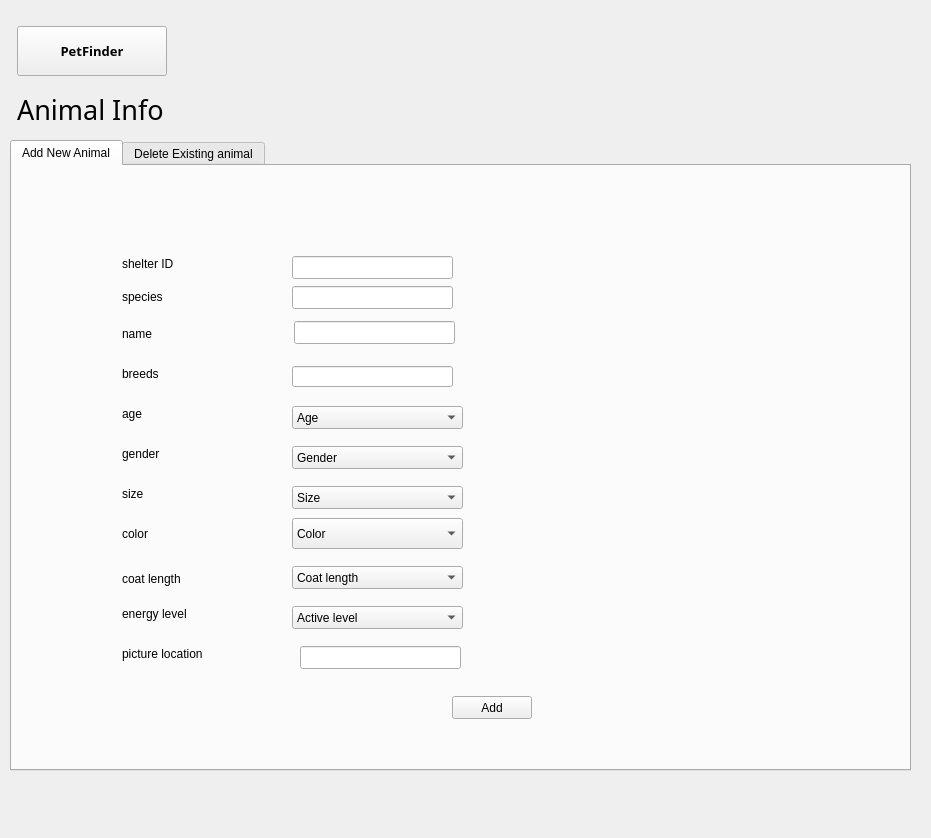
<?xml version="1.0" encoding="UTF-8"?>
<ui version="4.0">
 <class>AnimalInfos</class>
 <widget class="QWidget" name="AnimalInfos">
  <property name="geometry">
   <rect>
    <x>0</x>
    <y>0</y>
    <width>931</width>
    <height>838</height>
   </rect>
  </property>
  <property name="windowTitle">
   <string>Form</string>
  </property>
  <widget class="QTabWidget" name="tabWidget">
   <property name="geometry">
    <rect>
     <x>10</x>
     <y>140</y>
     <width>901</width>
     <height>631</height>
    </rect>
   </property>
   <property name="currentIndex">
    <number>0</number>
   </property>
   <widget class="QWidget" name="ADDNEW">
    <attribute name="title">
     <string>Add New Animal</string>
    </attribute>
    <widget class="QPushButton" name="pushButton_addAnimal">
     <property name="geometry">
      <rect>
       <x>440</x>
       <y>530</y>
       <width>80</width>
       <height>23</height>
      </rect>
     </property>
     <property name="text">
      <string>Add</string>
     </property>
    </widget>
    <widget class="QLineEdit" name="species">
     <property name="geometry">
      <rect>
       <x>280</x>
       <y>120</y>
       <width>161</width>
       <height>23</height>
      </rect>
     </property>
    </widget>
    <widget class="QComboBox" name="comboBox_Color_6">
     <property name="geometry">
      <rect>
       <x>280</x>
       <y>352</y>
       <width>171</width>
       <height>31</height>
      </rect>
     </property>
     <property name="maximumSize">
      <size>
       <width>200</width>
       <height>16777215</height>
      </size>
     </property>
     <item>
      <property name="text">
       <string>Color</string>
      </property>
     </item>
     <item>
      <property name="text">
       <string>black</string>
      </property>
     </item>
     <item>
      <property name="text">
       <string>brown</string>
      </property>
     </item>
     <item>
      <property name="text">
       <string>grey</string>
      </property>
     </item>
     <item>
      <property name="text">
       <string>white</string>
      </property>
     </item>
     <item>
      <property name="text">
       <string>mixed</string>
      </property>
     </item>
     <item>
      <property name="text">
       <string>spotted</string>
      </property>
     </item>
     <item>
      <property name="text">
       <string>stripped</string>
      </property>
     </item>
    </widget>
    <widget class="QLabel" name="label_53">
     <property name="geometry">
      <rect>
       <x>110</x>
       <y>160</y>
       <width>121</width>
       <height>16</height>
      </rect>
     </property>
     <property name="text">
      <string>name</string>
     </property>
    </widget>
    <widget class="QLabel" name="label_56">
     <property name="geometry">
      <rect>
       <x>110</x>
       <y>240</y>
       <width>121</width>
       <height>16</height>
      </rect>
     </property>
     <property name="text">
      <string>age</string>
     </property>
    </widget>
    <widget class="QLabel" name="label_52">
     <property name="geometry">
      <rect>
       <x>110</x>
       <y>120</y>
       <width>121</width>
       <height>21</height>
      </rect>
     </property>
     <property name="text">
      <string>species</string>
     </property>
    </widget>
    <widget class="QLabel" name="label_61">
     <property name="geometry">
      <rect>
       <x>110</x>
       <y>480</y>
       <width>131</width>
       <height>16</height>
      </rect>
     </property>
     <property name="text">
      <string>picture location</string>
     </property>
    </widget>
    <widget class="QLineEdit" name="name">
     <property name="geometry">
      <rect>
       <x>282</x>
       <y>155</y>
       <width>161</width>
       <height>23</height>
      </rect>
     </property>
    </widget>
    <widget class="QLabel" name="label_59">
     <property name="geometry">
      <rect>
       <x>110</x>
       <y>405</y>
       <width>101</width>
       <height>16</height>
      </rect>
     </property>
     <property name="text">
      <string>coat length</string>
     </property>
    </widget>
    <widget class="QComboBox" name="comboBox_Size_6">
     <property name="geometry">
      <rect>
       <x>280</x>
       <y>320</y>
       <width>171</width>
       <height>23</height>
      </rect>
     </property>
     <property name="maximumSize">
      <size>
       <width>200</width>
       <height>16777215</height>
      </size>
     </property>
     <item>
      <property name="text">
       <string>Size</string>
      </property>
     </item>
     <item>
      <property name="text">
       <string>small</string>
      </property>
     </item>
     <item>
      <property name="text">
       <string>mid</string>
      </property>
     </item>
     <item>
      <property name="text">
       <string>large</string>
      </property>
     </item>
    </widget>
    <widget class="QLabel" name="label_58">
     <property name="geometry">
      <rect>
       <x>110</x>
       <y>320</y>
       <width>161</width>
       <height>16</height>
      </rect>
     </property>
     <property name="text">
      <string>size</string>
     </property>
    </widget>
    <widget class="QComboBox" name="combobox_Age_6">
     <property name="geometry">
      <rect>
       <x>280</x>
       <y>240</y>
       <width>171</width>
       <height>23</height>
      </rect>
     </property>
     <property name="maximumSize">
      <size>
       <width>200</width>
       <height>16777215</height>
      </size>
     </property>
     <item>
      <property name="text">
       <string>Age</string>
      </property>
     </item>
     <item>
      <property name="text">
       <string>puppy</string>
      </property>
     </item>
     <item>
      <property name="text">
       <string>adult</string>
      </property>
     </item>
    </widget>
    <widget class="QComboBox" name="comboBox_Gender_6">
     <property name="geometry">
      <rect>
       <x>280</x>
       <y>280</y>
       <width>171</width>
       <height>23</height>
      </rect>
     </property>
     <property name="maximumSize">
      <size>
       <width>200</width>
       <height>16777215</height>
      </size>
     </property>
     <item>
      <property name="text">
       <string>Gender</string>
      </property>
     </item>
     <item>
      <property name="text">
       <string>female</string>
      </property>
     </item>
     <item>
      <property name="text">
       <string>male</string>
      </property>
     </item>
    </widget>
    <widget class="QLabel" name="label_60">
     <property name="geometry">
      <rect>
       <x>110</x>
       <y>360</y>
       <width>161</width>
       <height>16</height>
      </rect>
     </property>
     <property name="text">
      <string>color</string>
     </property>
    </widget>
    <widget class="QComboBox" name="comboBox_activeLevel_6">
     <property name="geometry">
      <rect>
       <x>280</x>
       <y>440</y>
       <width>171</width>
       <height>23</height>
      </rect>
     </property>
     <property name="maximumSize">
      <size>
       <width>200</width>
       <height>16777215</height>
      </size>
     </property>
     <item>
      <property name="text">
       <string>Active level</string>
      </property>
     </item>
     <item>
      <property name="text">
       <string>low</string>
      </property>
     </item>
     <item>
      <property name="text">
       <string>mid</string>
      </property>
     </item>
     <item>
      <property name="text">
       <string>high</string>
      </property>
     </item>
    </widget>
    <widget class="QLabel" name="label_107">
     <property name="geometry">
      <rect>
       <x>110</x>
       <y>90</y>
       <width>121</width>
       <height>16</height>
      </rect>
     </property>
     <property name="text">
      <string>shelter ID</string>
     </property>
    </widget>
    <widget class="QLineEdit" name="shelterID">
     <property name="geometry">
      <rect>
       <x>280</x>
       <y>90</y>
       <width>161</width>
       <height>23</height>
      </rect>
     </property>
    </widget>
    <widget class="QLabel" name="label_54">
     <property name="geometry">
      <rect>
       <x>110</x>
       <y>440</y>
       <width>151</width>
       <height>16</height>
      </rect>
     </property>
     <property name="text">
      <string>energy level</string>
     </property>
    </widget>
    <widget class="QLabel" name="label_55">
     <property name="geometry">
      <rect>
       <x>110</x>
       <y>280</y>
       <width>131</width>
       <height>16</height>
      </rect>
     </property>
     <property name="text">
      <string>gender</string>
     </property>
    </widget>
    <widget class="QComboBox" name="comboBox_CoatLength_6">
     <property name="geometry">
      <rect>
       <x>280</x>
       <y>400</y>
       <width>171</width>
       <height>23</height>
      </rect>
     </property>
     <property name="maximumSize">
      <size>
       <width>200</width>
       <height>16777215</height>
      </size>
     </property>
     <item>
      <property name="text">
       <string>Coat length</string>
      </property>
     </item>
     <item>
      <property name="text">
       <string>no hair</string>
      </property>
     </item>
     <item>
      <property name="text">
       <string>short hair</string>
      </property>
     </item>
     <item>
      <property name="text">
       <string>mid-length hair</string>
      </property>
     </item>
     <item>
      <property name="text">
       <string>long hair</string>
      </property>
     </item>
    </widget>
    <widget class="QLineEdit" name="otherpicaddress">
     <property name="geometry">
      <rect>
       <x>288</x>
       <y>480</y>
       <width>161</width>
       <height>23</height>
      </rect>
     </property>
    </widget>
    <widget class="QLabel" name="label_status">
     <property name="geometry">
      <rect>
       <x>110</x>
       <y>530</y>
       <width>291</width>
       <height>16</height>
      </rect>
     </property>
     <property name="text">
      <string/>
     </property>
    </widget>
    <widget class="QLabel" name="label">
     <property name="geometry">
      <rect>
       <x>110</x>
       <y>200</y>
       <width>59</width>
       <height>16</height>
      </rect>
     </property>
     <property name="text">
      <string>breeds</string>
     </property>
    </widget>
    <widget class="QLineEdit" name="lineEdit_breeds">
     <property name="geometry">
      <rect>
       <x>280</x>
       <y>200</y>
       <width>161</width>
       <height>21</height>
      </rect>
     </property>
    </widget>
   </widget>
   <widget class="QWidget" name="DELETE">
    <attribute name="title">
     <string>Delete Existing animal</string>
    </attribute>
    <widget class="QLineEdit" name="delete_input_id">
     <property name="geometry">
      <rect>
       <x>370</x>
       <y>400</y>
       <width>113</width>
       <height>23</height>
      </rect>
     </property>
    </widget>
    <widget class="QLabel" name="label_23">
     <property name="geometry">
      <rect>
       <x>120</x>
       <y>400</y>
       <width>171</width>
       <height>16</height>
      </rect>
     </property>
     <property name="text">
      <string>Please enter the animal ID</string>
     </property>
    </widget>
    <widget class="QPushButton" name="deleteanimal">
     <property name="geometry">
      <rect>
       <x>310</x>
       <y>440</y>
       <width>80</width>
       <height>23</height>
      </rect>
     </property>
     <property name="text">
      <string>Delete</string>
     </property>
    </widget>
    <widget class="QTableWidget" name="animalTable">
     <property name="geometry">
      <rect>
       <x>30</x>
       <y>40</y>
       <width>801</width>
       <height>341</height>
      </rect>
     </property>
     <property name="rowCount">
      <number>0</number>
     </property>
     <property name="columnCount">
      <number>8</number>
     </property>
     <column>
      <property name="text">
       <string>ID</string>
      </property>
     </column>
     <column>
      <property name="text">
       <string>ShelterID</string>
      </property>
     </column>
     <column>
      <property name="text">
       <string>Name</string>
      </property>
     </column>
     <column>
      <property name="text">
       <string>Species</string>
      </property>
     </column>
     <column>
      <property name="text">
       <string>Breed</string>
      </property>
     </column>
     <column>
      <property name="text">
       <string>Gender</string>
      </property>
     </column>
     <column>
      <property name="text">
       <string>Age</string>
      </property>
     </column>
     <column>
      <property name="text">
       <string>Size</string>
      </property>
     </column>
    </widget>
    <widget class="QPushButton" name="pushButton_pre">
     <property name="geometry">
      <rect>
       <x>130</x>
       <y>510</y>
       <width>113</width>
       <height>32</height>
      </rect>
     </property>
     <property name="text">
      <string>Previous</string>
     </property>
    </widget>
    <widget class="QPushButton" name="pushButton_next">
     <property name="geometry">
      <rect>
       <x>570</x>
       <y>510</y>
       <width>113</width>
       <height>32</height>
      </rect>
     </property>
     <property name="text">
      <string>Next</string>
     </property>
    </widget>
   </widget>
  </widget>
  <widget class="QWidget" name="layoutWidget_3">
   <property name="geometry">
    <rect>
     <x>17</x>
     <y>26</y>
     <width>201</width>
     <height>111</height>
    </rect>
   </property>
   <layout class="QHBoxLayout" name="horizontalLayout_13">
    <item>
     <layout class="QVBoxLayout" name="verticalLayout_5">
      <item>
       <layout class="QHBoxLayout" name="horizontalLayout_14">
        <item>
         <widget class="QToolButton" name="toolButton">
          <property name="minimumSize">
           <size>
            <width>150</width>
            <height>50</height>
           </size>
          </property>
          <property name="font">
           <font>
            <family>Adobe Gothic Std</family>
            <pointsize>10</pointsize>
            <weight>75</weight>
            <bold>true</bold>
           </font>
          </property>
          <property name="text">
           <string>PetFinder</string>
          </property>
          <property name="icon">
           <iconset resource="../project/Resources.qrc">
            <normaloff>:/imgs/CommunityIcons_home.png</normaloff>:/imgs/CommunityIcons_home.png</iconset>
          </property>
          <property name="iconSize">
           <size>
            <width>50</width>
            <height>50</height>
           </size>
          </property>
          <property name="toolButtonStyle">
           <enum>Qt::ToolButtonTextBesideIcon</enum>
          </property>
         </widget>
        </item>
        <item>
         <spacer name="horizontalSpacer_10">
          <property name="orientation">
           <enum>Qt::Horizontal</enum>
          </property>
          <property name="sizeHint" stdset="0">
           <size>
            <width>40</width>
            <height>20</height>
           </size>
          </property>
         </spacer>
        </item>
       </layout>
      </item>
      <item>
       <widget class="QLabel" name="label_2">
        <property name="minimumSize">
         <size>
          <width>141</width>
          <height>41</height>
         </size>
        </property>
        <property name="font">
         <font>
          <family>Adobe Ming Std</family>
          <pointsize>20</pointsize>
          <weight>50</weight>
          <bold>false</bold>
         </font>
        </property>
        <property name="text">
         <string>Animal Info</string>
        </property>
       </widget>
      </item>
     </layout>
    </item>
    <item>
     <spacer name="horizontalSpacer_11">
      <property name="orientation">
       <enum>Qt::Horizontal</enum>
      </property>
      <property name="sizeHint" stdset="0">
       <size>
        <width>40</width>
        <height>20</height>
       </size>
      </property>
     </spacer>
    </item>
    <item>
     <layout class="QVBoxLayout" name="verticalLayout_9"/>
    </item>
    <item>
     <spacer name="horizontalSpacer_12">
      <property name="orientation">
       <enum>Qt::Horizontal</enum>
      </property>
      <property name="sizeHint" stdset="0">
       <size>
        <width>40</width>
        <height>20</height>
       </size>
      </property>
     </spacer>
    </item>
   </layout>
  </widget>
 </widget>
 <resources>
  <include location="../project/Resources.qrc"/>
 </resources>
 <connections/>
</ui>
